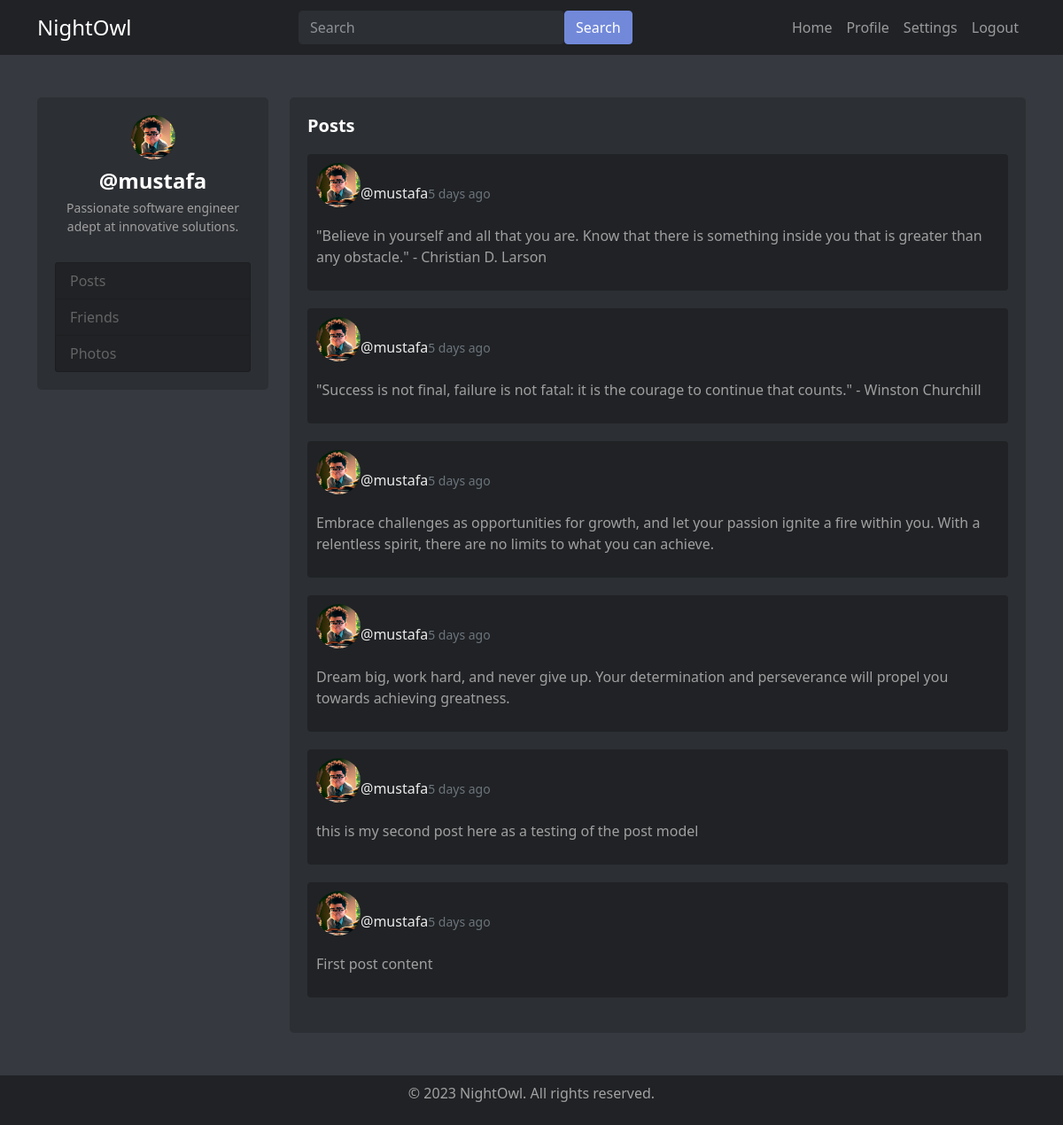
Screenshot of /profile/mustafa (signed in) with the database file from the repository.
### core/models.py (models this page shows, shortened)
class Profile(models.Model):
    user = models.OneToOneField(User, on_delete=models.CASCADE)
    bio = models.TextField(max_length=100, blank=True)
    location = models.TextField(max_length=100, blank=True)
    image = models.ImageField(upload_to='profile_pics', default='defaultProfilePic.png')
    '''
    media settings:
    - create media folder in the base directory
    - media in settings.py
     * MEDIA_URL = '/media/'
     * MEDIA_ROOT = os.path.join(BASE_DIR, 'media')
    '''

class Post(models.Model):
    author = models.ForeignKey(User, on_delete=models.CASCADE)
    time_posted = models.DateTimeField(default=timezone.now)
    content = models.TextField()
    def time_since_posted(self):
        time_diff = timesince(self.time_posted).split(",")[0]
        exact_date = self.time_posted.strftime("%Y-%m-%d %H:%M:%S")
        return time_diff, exact_date
    class Meta:
        ordering = ['-time_posted']

### core/views.py (the view)
# urls.py: path('profile/<str:username>',ProfilePostListView.as_view(), name='profile'),
class ProfilePostListView(ListView):
    model = Post
    template_name = 'core/profile.html'
    context_object_name = 'posts'
    def get_queryset(self):
        user = get_object_or_404(User, username=self.kwargs.get('username'))
        return Post.objects.filter(author=user).order_by('-time_posted')

### core/templates/core/profile.html (shortened to what this page needs)
{% load static %}
<!DOCTYPE html>
<html>
<head>
    <link rel="stylesheet" href="https://stackpath.bootstrapcdn.com/bootstrap/5.0.0-alpha1/css/bootstrap.min.css">
    <link rel="stylesheet" href="{% static 'core/profilestyle.css' %}">
</head>
<body>
    <nav class="navbar navbar-expand-lg navbar-dark">
        <div class="container">
            <a class="navbar-brand" href="#">NightOwl</a>
            <form class="form-inline">
                <input class="form-control mr-2" type="search" placeholder="Search" aria-label="Search">
                <button class="btn btn-outline-light" type="submit">Search</button>
            </form>
            <ul class="navbar-nav ml-auto">
                <li class="nav-item active">
                    <a class="nav-link" href="{% url 'home' %}">Home</a>
                </li>
                <li class="nav-item">
                    <a class="nav-link" href="{% url 'profile' user.username %}">Profile</a>
                </li>
                <li class="nav-item">
                    <a class="nav-link" href="#">Settings</a>
                </li>
                <li class="nav-item">
                    <a class="nav-link" href="{% url 'logged-out' %}">Logout</a>
                </li>
            </ul>
        </div>
    </nav>
    <main role="main" class="container">
        <div class="row py-5">
            <div class="col-lg-3">
                <div class="content">
                    <div class="profile-info">
                        <img class="rounded-circle profile-pic" src="{{ user.profile.image.url }}">
                        <h2 class="profile-username">@{{ user.username }}</h2>
                        <p class="profile-bio">{{ user.profile.bio }}</p>
                    </div>
                    <ul class="list-group">
                        <li class="list-group-item list-group-item-light">
                            <a href="#" class="link-unstyled">Posts</a>
                        </li>
                        <li class="list-group-item list-group-item-light">
                            <a href="#" class="link-unstyled">Friends</a>
                        </li>
                        <li class="list-group-item list-group-item-light">
                            <a href="#" class="link-unstyled">Photos</a>
                        </li>
                    </ul>
                </div>
            </div>
            <div class="col-lg-9">
                <div class="content">
                    <h3 class="section-title">Posts</h3>
                    <div class="posts">
                        {% for post in posts %}
                        <article class="rounded media post-section content-section">
                            <div class="media-body">
                                <div class="article-metadata">
                                    <img class="rounded-circle article-img profile-pic" src="{{ post.author.profile.image.url }}">
                                    <a class="link-unstyled font-weight-bold mr-2 ml-2 mt-2 " href="">@{{ post.author }}</a>
                                    <small class="time-tooltip text-muted mt-2" title="{{ post.time_since_posted.1 }}">
                                        {{ post.time_since_posted.0 }} ago
                                    </small>
                                </div>
                                <p class="article-content ml-3 mr-3">{{ post.content }}</p>
                            </div>
                        </article>
                        {% endfor %}
                    </div>
                </div>
            </div>
        </div>
    </main>
    <footer class="py-2">
        <div class="container text-center">
            <p>&copy; 2023 NightOwl. All rights reserved.</p>
        </div>
    </footer>
</body>
</html>

### core/static/core/profilestyle.css (style rules this page uses)
body { background-color: #36393F; color: #FFF; display: flex; flex-direction: column; min-height: 100vh; }
.navbar { background-color: #202225; }
.navbar-brand { font-size: 24px; }
.form-inline .form-control { width: 300px; background-color: #2C2F33; border-color: #2C2F33; color: #FFF; }
.form-inline .form-control::placeholder { color: #8E9297; }
.form-inline { display: flex; align-items: center; }
.form-inline .btn { background-color: #7289DA; border-color: #7289DA; color: #FFF; display: flex; align-items: center; }
.content { background-color: #2C2F33; border-radius: 5px; padding: 20px; flex-grow: 1; }
footer { background-color: #202225; color: #a2a2a2; padding: 10px; margin-top: auto; }
.list-group { background-color: #202225; }
.list-group-item { background-color: #202225; }
.link-unstyled { text-decoration: none; color: inherit; transition: color 0.3s ease; }
.post-section { color: #a0a0a0; background-color: #202225; margin-bottom: 20px; padding: 10px; }
.article-metadata { color: #ececec; margin-bottom: 10px; display: flex; align-items: center; }
.time-tooltip { position: relative; cursor: default; }
.time-tooltip::after { content: attr(title); position: static; bottom: 100%; left: 50%; transform: translateX(-50%); background-color: #333; color: #fff; padding: 5px; border-radius: 3px; white-space: nowrap; opacity: 0; pointer-events: none; transition: opacity 0.2s ease-in-out; }
.profile-info { text-align: center; margin-bottom: 30px; }
.profile-pic { width: 150px; height: 150px; object-fit: cover; border-radius: 50%; margin-bottom: 10px; }
.profile-username { font-size: 24px; font-weight: bold; margin-bottom: 5px; }
.profile-bio { font-size: 14px; color: #a0a0a0; }
.profile-pic { width: 50px; height: 50px; }
.section-title { font-size: 20px; font-weight: bold; margin-bottom: 20px; }
.posts { margin-top: 20px; }

### rows the page displays
Post: author.profile.image (picture), author "mustafa", time_since_posted.0 "5 days", content "\"Believe in yourself and all that you are. Know that there is something inside you that is greater than any obstacle.\" - Christian D. Larson"
Post: author.profile.image (picture), author "mustafa", time_since_posted.0 "5 days", content "\"Success is not final, failure is not fatal: it is the courage to continue that counts.\" - Winston Churchill"
Post: author.profile.image (picture), author "mustafa", time_since_posted.0 "5 days", content "Embrace challenges as opportunities for growth, and let your passion ignite a fire within you. With a relentless spirit, there are no limits to what you can achieve."
Post: author.profile.image (picture), author "mustafa", time_since_posted.0 "5 days", content "Dream big, work hard, and never give up. Your determination and perseverance will propel you towards achieving greatness."
Post: author.profile.image (picture), author "mustafa", time_since_posted.0 "5 days", content "this is my second post here as a testing of the post model"
Post: author.profile.image (picture), author "mustafa", time_since_posted.0 "5 days", content "First post content"

### other values shown
{{ user.username }} "mustafa"
{{ user.profile.bio }} "Passionate software engineer adept at innovative solutions."
